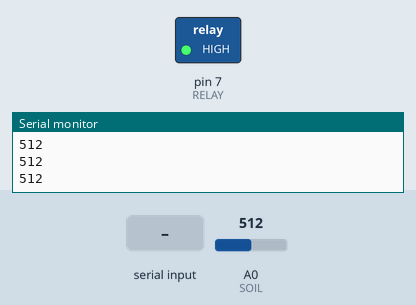
Bench run of a sketch on a simulated Arduino Uno, built with avr-gcc and run on an emulated ATmega328P. On the bench: switched loads named in the sketch (green lamp = pin HIGH), the last lines printed to the serial monitor. The test bench sets the inputs (shaded band); at power-on: A0 (SOIL) = 512.

Above: at 1.2 s.
1.3 s: "P" received over Serial
At 2.5 s:
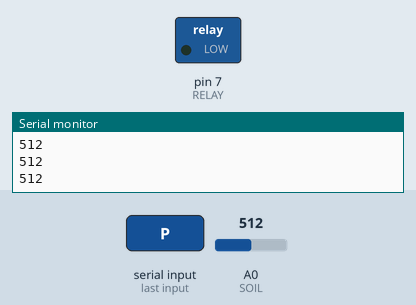
Timing chart, 0 to 5.0 s (numbered marks = the images above; inputs shaded):
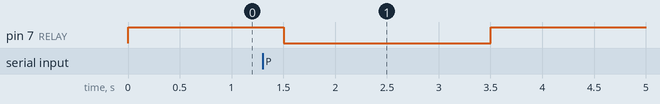

Measured:
- after the input at 1.3 s, pin 7 (RELAY): HIGH → LOW after 0.20 s, → HIGH 2.0 s later

The sketch:

15_smart_farm.ino
```cpp
// 코아랩 파이썬 x 아두이노 - 15 스마트팜
const int SOIL = A0, RELAY = 7;
void setup() {
  Serial.begin(9600);
  pinMode(RELAY, OUTPUT);
  digitalWrite(RELAY, HIGH);  // 꺼짐
}
void loop() {
  Serial.println(analogRead(SOIL));
  if (Serial.available() > 0) {
    char c = Serial.read();
    if (c == 'P') {
      digitalWrite(RELAY, LOW);   // 켜기
      delay(2000);
      digitalWrite(RELAY, HIGH);  // 끄기
    }
  }
  delay(500);
}
```
